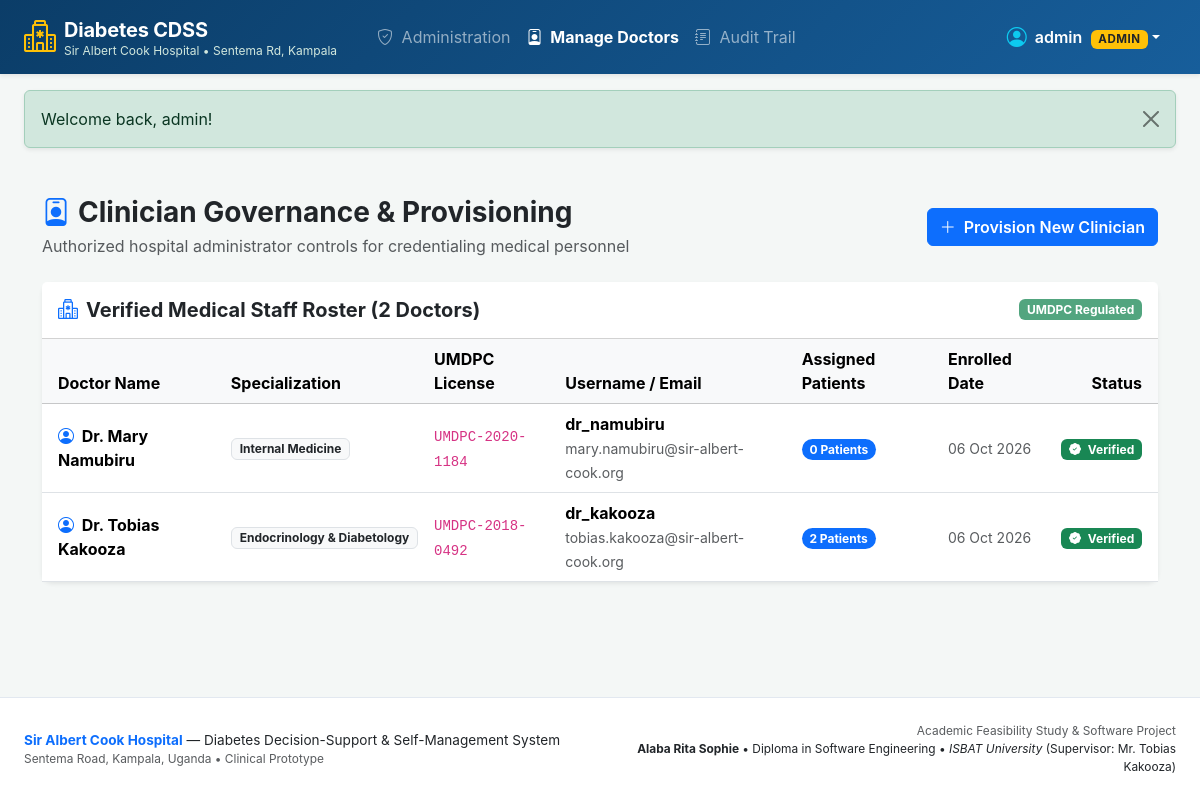
Screenshot of /admin/manage_clinicians.php (signed in) with the database file from the repository.
### tables this page shows
CREATE TABLE IF NOT EXISTS `clinicians` (
    `clinician_id` INT AUTO_INCREMENT PRIMARY KEY,
    `user_id` INT NOT NULL UNIQUE,
    `full_name` VARCHAR(100) NOT NULL,
    `specialization` VARCHAR(100) NOT NULL,
    `license_no` VARCHAR(50) NOT NULL UNIQUE,
    CONSTRAINT `fk_clinicians_user` FOREIGN KEY (`user_id`) 
        REFERENCES `users` (`user_id`) ON DELETE CASCADE
);

CREATE TABLE IF NOT EXISTS `users` (
    `user_id` INT AUTO_INCREMENT PRIMARY KEY,
    `username` VARCHAR(50) NOT NULL UNIQUE,
    `password_hash` VARCHAR(255) NOT NULL,
    `role` ENUM('patient', 'clinician', 'admin') NOT NULL,
    `email` VARCHAR(100) NOT NULL UNIQUE,
    `created_at` TIMESTAMP DEFAULT CURRENT_TIMESTAMP
);

### includes/auth.php (called while the page is built, shortened)
<?php
require_once __DIR__ . '/helpers.php';
function is_logged_in() {
    return isset($_SESSION['user_id']) && !empty($_SESSION['user_id']);
}
function current_user() {
    return [
        'user_id'   => $_SESSION['user_id'],
        'username'  => $_SESSION['username'],
        'role'      => $_SESSION['role'],
        'email'     => $_SESSION['email'] ?? '',
        'full_name' => $_SESSION['full_name'] ?? $_SESSION['username']
    ];
}

### admin/manage_clinicians.php (the view, shortened to what this page needs)
<?php
require_once __DIR__ . '/../includes/helpers.php';
require_once __DIR__ . '/../includes/auth.php';
$pdo = get_db_connection();
$stmt = $pdo->query("
    SELECT c.*, u.username, u.email, u.created_at AS account_created_at,
           (SELECT COUNT(*) FROM patients WHERE clinician_id = c.clinician_id) AS patient_count
    FROM clinicians c
    JOIN users u ON c.user_id = u.user_id
    ORDER BY c.full_name ASC
");
$clinicians = $stmt->fetchAll();
require_once __DIR__ . '/../includes/header.php';
?>
<div class="container py-3">
    <div class="d-flex justify-content-between align-items-center mb-4">
        <div>
            <h3 class="fw-bold mb-1"><i class="bi bi-person-badge text-primary me-2"></i>Clinician Governance & Provisioning</h3>
            <p class="text-muted mb-0">Authorized hospital administrator controls for credentialing medical personnel</p>
        </div>
        <button class="btn btn-primary fw-semibold" data-bs-toggle="collapse" data-bs-target="#provisionCollapse">
            <i class="bi bi-plus-lg me-1"></i> Provision New Clinician
        </button>
    </div>
    <div class="card shadow-sm border-0">
        <div class="card-header bg-white py-3 d-flex justify-content-between align-items-center">
            <h5 class="mb-0 fw-bold"><i class="bi bi-hospital text-primary me-2"></i>Verified Medical Staff Roster (<?= count($clinicians) ?> Doctors)</h5>
            <span class="badge bg-success bg-opacity-75">UMDPC Regulated</span>
        </div>
        <div class="card-body p-0">
            <div class="table-responsive">
                <table class="table table-hover align-middle mb-0">
                    <thead class="table-light">
                        <tr>
                            <th class="ps-3">Doctor Name</th>
                            <th>Specialization</th>
                            <th>UMDPC License</th>
                            <th>Username / Email</th>
                            <th>Assigned Patients</th>
                            <th>Enrolled Date</th>
                            <th class="pe-3 text-end">Status</th>
                        </tr>
                    </thead>
                    <tbody>
                        <?php if (empty($clinicians)): ?>
                            <tr><td colspan="7" class="text-center py-4 text-muted">No clinicians registered yet.</td></tr>
                        <?php else: ?>
                            <?php foreach ($clinicians as $doc): ?>
                                <tr>
                                    <td class="ps-3 fw-bold">
                                        <i class="bi bi-person-circle text-primary me-1"></i>
                                        <?= htmlspecialchars($doc['full_name']) ?>
                                    </td>
                                    <td>
                                        <span class="badge bg-light text-dark border"><?= htmlspecialchars($doc['specialization']) ?></span>
                                    </td>
                                    <td>
                                        <code><?= htmlspecialchars($doc['license_no']) ?></code>
                                    </td>
                                    <td>
                                        <div><strong><?= htmlspecialchars($doc['username']) ?></strong></div>
                                        <small class="text-muted"><?= htmlspecialchars($doc['email']) ?></small>
                                    </td>
                                    <td>
                                        <span class="badge bg-primary rounded-pill"><?= $doc['patient_count'] ?> Patients</span>
                                    </td>
                                    <td>
                                        <small class="text-muted"><?= date('d M Y', strtotime($doc['account_created_at'])) ?></small>
                                    </td>
                                    <td class="pe-3 text-end">
                                        <span class="badge bg-success"><i class="bi bi-patch-check-fill me-1"></i> Verified</span>
                                    </td>
                                </tr>
                            <?php endforeach; ?>
                        <?php endif; ?>
                    </tbody>
                </table>
            </div>
        </div>
    </div>
</div>
<?php require_once __DIR__ . '/../includes/footer.php'; ?>

### includes/header.php (shortened to what this page needs)
<?php
require_once __DIR__ . '/helpers.php';
require_once __DIR__ . '/auth.php';
$user = current_user();
?>
<!DOCTYPE html>
<html lang="en">
<head>
    <link href="https://cdn.jsdelivr.net/npm/bootstrap@5.3.2/dist/css/bootstrap.min.css" rel="stylesheet">
    <link rel="stylesheet" href="https://cdn.jsdelivr.net/npm/bootstrap-icons@1.11.3/font/bootstrap-icons.min.css">
</head>
<body>
<nav class="navbar navbar-expand-lg navbar-dark navbar-med shadow-sm sticky-top">
    <div class="container-fluid px-lg-4">
        <a class="navbar-brand d-flex align-items-center" href="<?= BASE_URL ?>">
            <i class="bi bi-hospital fs-2 me-2 text-warning"></i>
            <div>
                <span class="hospital-brand">Diabetes CDSS</span>
                <span class="hospital-subtitle">Sir Albert Cook Hospital • Sentema Rd, Kampala</span>
            </div>
        </a>
        <div class="collapse navbar-collapse" id="topNav">
            <ul class="navbar-nav me-auto mb-2 mb-lg-0 ms-lg-3">
                <?php if (is_logged_in()): ?>
                    <?php if ($_SESSION['role'] === 'patient'): ?>
                        <li class="nav-item">
                            <a class="nav-link <?= (str_contains($_SERVER['REQUEST_URI'], 'patient/dashboard')) ? 'active fw-bold' : '' ?>" href="<?= BASE_URL ?>patient/dashboard.php">
                                <i class="bi bi-speedometer2 me-1"></i> My Dashboard
                            </a>
                        </li>
                        <li class="nav-item">
                            <a class="nav-link <?= (str_contains($_SERVER['REQUEST_URI'], 'patient/log_glucose')) ? 'active fw-bold' : '' ?>" href="<?= BASE_URL ?>patient/log_glucose.php">
                                <i class="bi bi-plus-circle me-1"></i> Log Reading
                            </a>
                        </li>
                        <li class="nav-item">
                            <a class="nav-link <?= (str_contains($_SERVER['REQUEST_URI'], 'patient/history')) ? 'active fw-bold' : '' ?>" href="<?= BASE_URL ?>patient/history.php">
                                <i class="bi bi-graph-up me-1"></i> Glucose History
                            </a>
                        </li>
                    <?php elseif ($_SESSION['role'] === 'admin'): ?>
                        <li class="nav-item">
                            <a class="nav-link <?= (str_contains($_SERVER['REQUEST_URI'], 'admin/dashboard')) ? 'active fw-bold' : '' ?>" href="<?= BASE_URL ?>admin/dashboard.php">
                                <i class="bi bi-shield-check me-1"></i> Administration
                            </a>
                        </li>
                        <li class="nav-item">
                            <a class="nav-link <?= (str_contains($_SERVER['REQUEST_URI'], 'admin/manage_clinicians')) ? 'active fw-bold' : '' ?>" href="<?= BASE_URL ?>admin/manage_clinicians.php">
                                <i class="bi bi-person-badge me-1"></i> Manage Doctors
                            </a>
                        </li>
                        <li class="nav-item">
                            <a class="nav-link <?= (str_contains($_SERVER['REQUEST_URI'], 'admin/audit_trail')) ? 'active fw-bold' : '' ?>" href="<?= BASE_URL ?>admin/audit_trail.php">
                                <i class="bi bi-journal-text me-1"></i> Audit Trail
                            </a>
                        </li>
                    <?php endif; ?>
                <?php endif; ?>
            </ul>
            <ul class="navbar-nav ms-auto align-items-lg-center">
                <?php if (is_logged_in()): ?>
                    <li class="nav-item dropdown me-2">
                        <a class="nav-link dropdown-toggle text-white d-flex align-items-center" href="#" role="button" data-bs-toggle="dropdown">
                            <i class="bi bi-person-circle fs-5 me-2 text-info"></i>
                            <div>
                                <span class="fw-semibold"><?= htmlspecialchars($user['full_name']) ?></span>
                                <span class="badge bg-warning text-dark ms-1 badge-role"><?= htmlspecialchars($user['role']) ?></span>
                            </div>
                        </a>
                    </li>
                <?php endif; ?>
            </ul>
        </div>
    </div>
</nav>
<div class="container-fluid px-lg-4 py-3">
    <?= display_flash() ?>
</div>
<main class="main-content">

### includes/helpers.php (shortened to what this page needs)
<?php
function display_flash() {
    if (isset($_SESSION['flash'])) {
        $type = htmlspecialchars($_SESSION['flash']['type']);
        $message = $_SESSION['flash']['message'];
        return '
        <div class="alert alert-' . $type . ' alert-dismissible fade show shadow-sm" role="alert">
            ' . $message . '
            <button type="button" class="btn-close" data-bs-dismiss="alert" aria-label="Close"></button>
        </div>';
    }
    return '';
}

### includes/footer.php (shortened to what this page needs)
</main>
<footer class="footer-med py-4 mt-5">
    <div class="container-fluid px-lg-4">
        <div class="row align-items-center">
            <div class="col-md-6 text-center text-md-start mb-2 mb-md-0">
                <span class="fw-bold text-primary">Sir Albert Cook Hospital</span> — Diabetes Decision-Support & Self-Management System
                <div class="small text-muted">Sentema Road, Kampala, Uganda • Clinical Prototype</div>
            </div>
            <div class="col-md-6 text-center text-md-end">
                <div class="small text-muted">
                    Academic Feasibility Study & Software Project
                </div>
                <div class="small">
                    <strong>Alaba Rita Sophie</strong> • Diploma in Software Engineering • <em>ISBAT University</em> (Supervisor: Mr. Tobias Kakooza)
                </div>
            </div>
        </div>
    </div>
</footer>
</body>
</html>

### includes/header.php (style rules this page uses)
:root { --primary-med: #0d6efd; --med-dark: #0a4275; --danger-bg: #dc3545; --warning-bg: #ffc107; --success-med: #198754; }
body { background-color: #f4f7f6; font-family: -apple-system, BlinkMacSystemFont, "Segoe UI", Roboto, "Helvetica Neue", Arial, sans-serif; min-height: 100vh; display: flex; flex-direction: column; }
.main-content { flex: 1; }
.hospital-brand { font-weight: 700; letter-spacing: -0.2px; }
.hospital-subtitle { font-size: 0.75rem; color: #d1e7dd; display: block; margin-top: -3px; }
.navbar-med { background: linear-gradient(135deg, #0b3d68 0%, #175e9b 100%); }
.card { border: none; border-radius: 10px; box-shadow: 0 4px 12px rgba(0,0,0,0.05); }
.badge-role { font-size: 0.72rem; padding: 0.35em 0.65em; text-transform: uppercase; font-weight: 700; letter-spacing: 0.5px; }
.footer-med { background-color: #ffffff; border-top: 1px solid #e2e8f0; font-size: 0.85rem; }

### rows the page displays
clinicians: full_name "Dr. Mary Namubiru", specialization "Internal Medicine", license_no "UMDPC-2020-1184", user.username "dr_namubiru", user.email "mary.namubiru@sir-albert-cook.org", patient_count "0", user.created_at "06 Oct 2026"
clinicians: full_name "Dr. Tobias Kakooza", specialization "Endocrinology & Diabetology", license_no "UMDPC-2018-0492", user.username "dr_kakooza", user.email "tobias.kakooza@sir-albert-cook.org", patient_count "2", user.created_at "06 Oct 2026"

### other values shown
$user['full_name'] "admin"
$user['role'] "ADMIN"
$message "Welcome back, admin!"
count($clinicians) "2"
